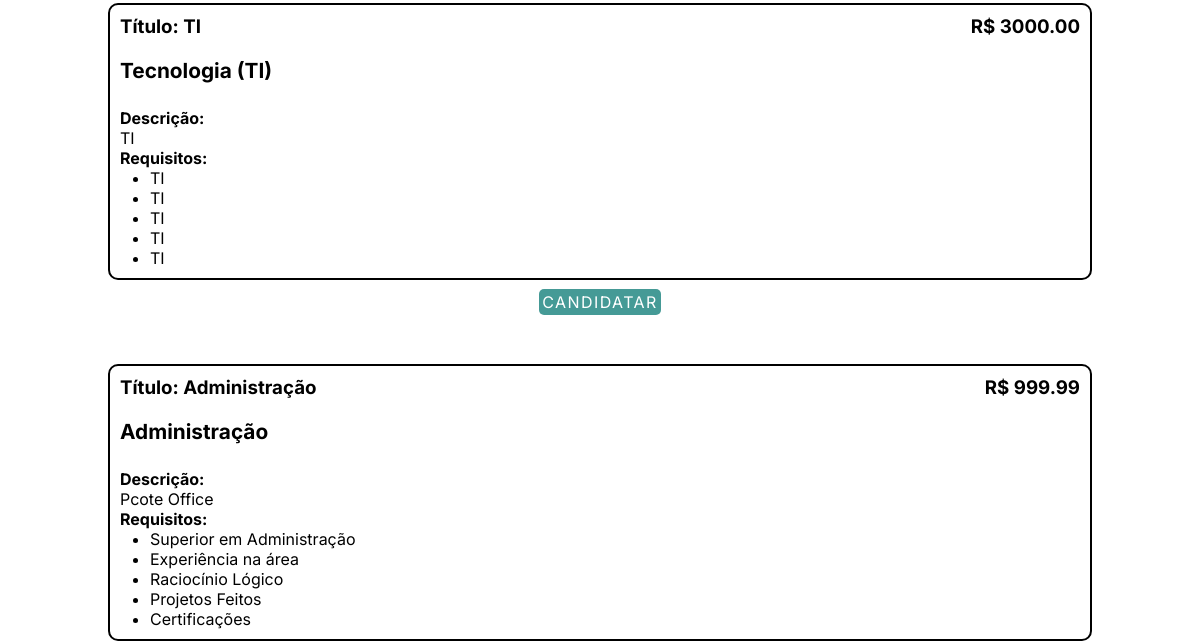
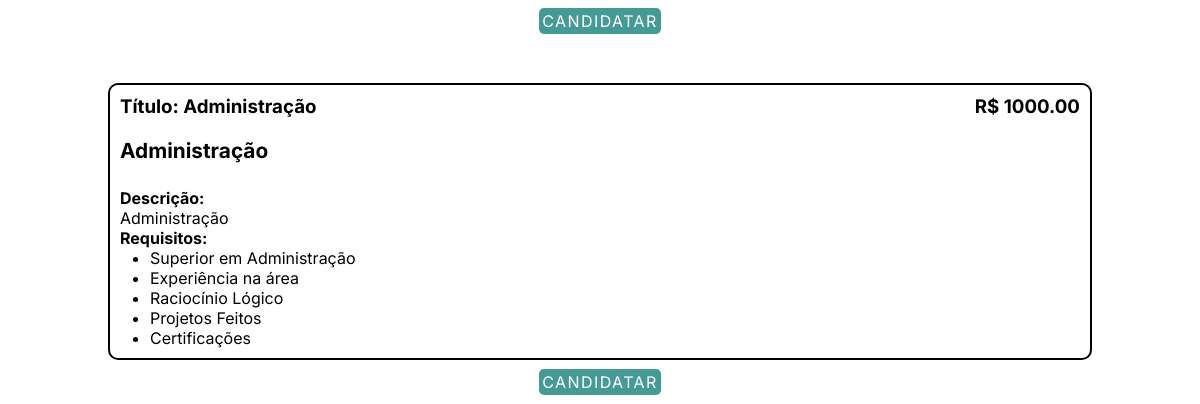
The app's page /login_cadastro/Cand/vagas1.php?email=tiagou@gmail.com&senha=$@DWSEFAs&sm=2&id=1 (signed in, lower part), older data (2 pictures, top to bottom).
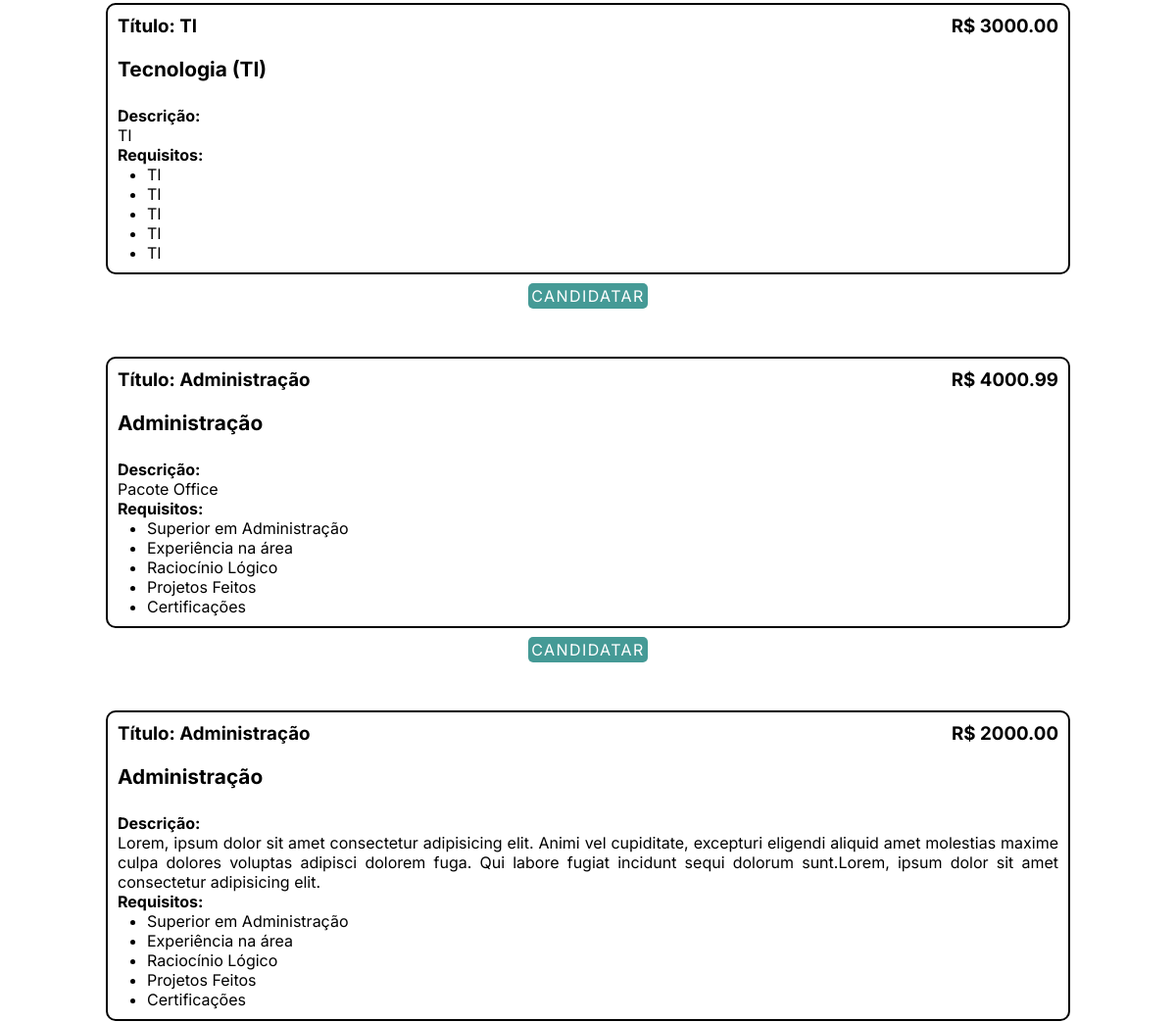
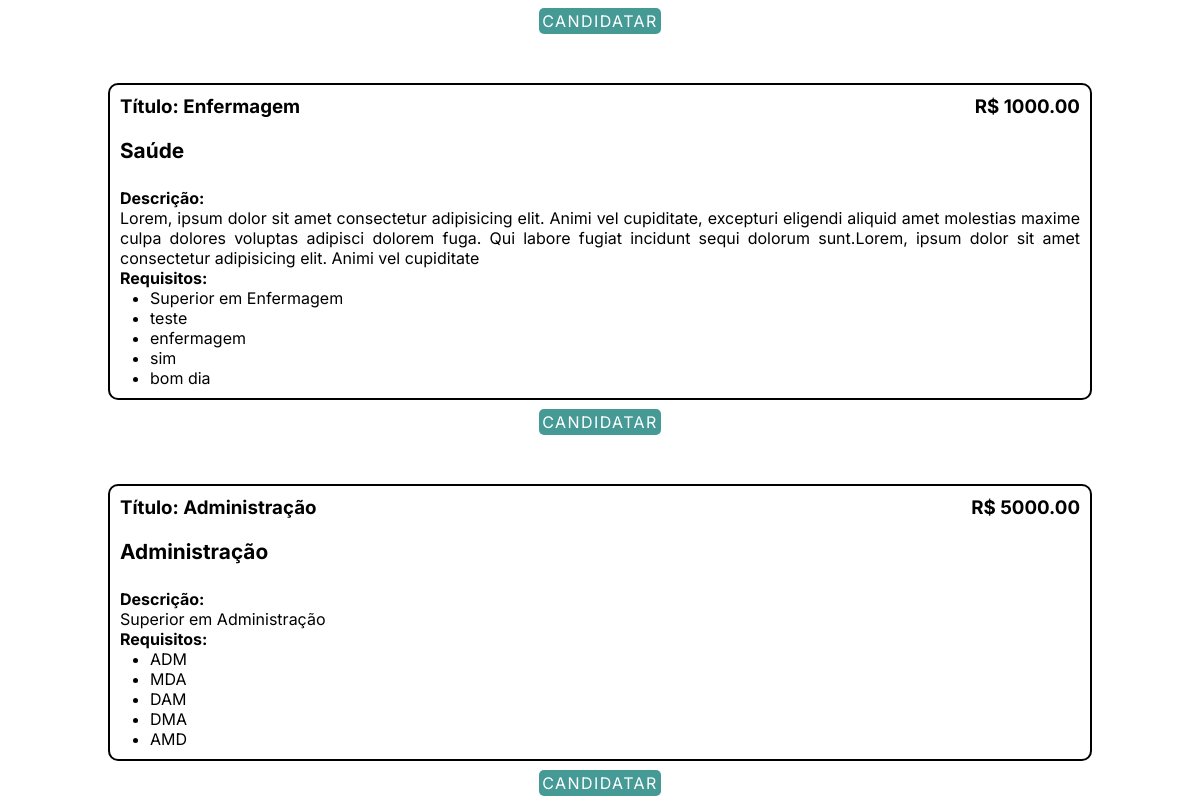
The same page, newer data (2 pictures, top to bottom).
### tables this page shows
CREATE TABLE `vagas` (
  `idVagas` int(11) NOT NULL AUTO_INCREMENT,
  `area` varchar(50) NOT NULL,
  `titulo` varchar(80) NOT NULL,
  `tipo_vaga` varchar(45) NOT NULL,
  `descricao` varchar(300) NOT NULL,
  `requisitos` varchar(45) NOT NULL,
  `requisitos2` varchar(45) DEFAULT NULL,
  `requisitos3` varchar(45) DEFAULT NULL,
  `requisitos4` varchar(45) DEFAULT NULL,
  `requisitos5` varchar(45) DEFAULT NULL,
  `pagamento` decimal(8,2) NOT NULL,
  `id_empresa` int(11) DEFAULT NULL,
  `id_adm` int(11) DEFAULT NULL,
  PRIMARY KEY (`idVagas`),
  KEY `id_empresa_idx` (`id_empresa`),
  KEY `fk_adm2_idx` (`id_adm`),
  CONSTRAINT `fk_adm2` FOREIGN KEY (`id_adm`) REFERENCES `administrador` (`idUsuarios`) ON DELETE SET NULL ON UPDATE CASCADE,
  CONSTRAINT `id_empresa` FOREIGN KEY (`id_empresa`) REFERENCES `empresas` (`idEmpresas`) ON DELETE SET NULL ON UPDATE CASCADE
);

### login_cadastro/Cand/vagas1.php (the view, shortened to what this page needs)
<!DOCTYPE html>
<html lang="pt-br">
<head>
    <link rel="stylesheet" href="css/header.css">
    <link href="https://unpkg.com/boxicons@2.1.4/css/boxicons.min.css" rel="stylesheet" />
</head>
<body>
</body>
</html>
<?php
if(urldecode($_GET['email']) && urldecode($_GET['senha']) && urldecode($_GET['sm']) && urldecode($_GET['id'])){
    class Resultado{
        public function ver($a, $b, $c, $d){
            include "../configs/config.php";
            $sql = ("SELECT * FROM vagas WHERE id_empresa != 'NULL'");
            $query = $conexao1->query($sql);
            if($query->num_rows > 0){
                while($linha = $query->fetch_assoc()){
                    echo '<div style="width: 100vw; display: flex; justify-content: center;">
                    <div style="width: 80%; border: 2px solid black; margin-top: 5vh; border-radius: 10px; padding: 10px;">
                    <div style="display: flex; justify-content: space-between;">'.'<h3>Título: '."{$linha['titulo']}".'</h3>'.'<h3>'.'R$ '."{$linha['pagamento']}".'</h3></div><br>'.'<h4 style="font-size: 1.3em;>'.'Área: </h4>'.'<p style="font-size: 1.2em;">'."{$linha['area']}".'</p><br>'.'<h4>Descrição:</h4>
                    <p style="text-align: justify;">'."{$linha['descricao']}".'</p><h4>Requisitos:</h4>
                    <ul style="margin-left: 30px;">'."<li>{$linha['requisitos']}</li><li>{$linha['requisitos2']}</li><li>{$linha['requisitos3']}</li><li>{$linha['requisitos4']}</li><li>{$linha['requisitos5']}</li>".'</ul>'.'<div style="width: 100%; display: flex; justify-content: center;">'.'</div>'.'</div></div>';?>
                    <center><a href='<?="aplicado.php?email={$a}&senha={$b}&sm={$c}&id={$d}&idvaga={$linha['idVagas']}"?>' style="line-height: 5.5vh;
                    margin-left: 25%;
                    margin-right: 25%;
                    text-align: center;
                    font-size: 1em;
                    padding: 3px;
                    position: relative;
                    width: 100%;
                    height: 5.5vh;
                    border-radius: 5px;
                    border: none;
                    margin-top: 4vh;
                    background-color: #459A96;
                    color: #fff;
                    cursor: pointer;
                    letter-spacing: 0.09em;
                    text-transform: uppercase;
                    transition-duration: 0.5s;">
        <?= $jaexiste->num_rows == 1 ? 'DESCANDIDATAR' : 'CANDiDATAR'; ?></a></center><?php
                }
            }
        }
    }
    $res = new Resultado(urlencode($_GET['email']), urlencode($_GET['senha']), urlencode($_GET['sm']), urlencode($_GET['id']));
    $res->ver($res->email, $res->senha, $res->sm, $res->id);
}
?>

Row changes from the older to the newer data that the page shows:
changed vagas: pagamento "999.99" → "4000.99"; descricao "Pcote Office" → "Pacote Office"
changed vagas: pagamento "1000.00" → "2000.00"; descricao "Administração" → "Lorem, ipsum dolor sit amet consectetur adipisicing elit. Animi vel cupiditate, excepturi eligendi aliquid amet molestias maxime culpa dolores voluptas adipisci dolorem fuga. Qui labore fugiat incidunt sequi dolorum sunt.Lorem, ipsum dolor sit amet consectetur adipisicing elit."
added vagas: titulo "Enfermagem", pagamento "1000.00", area "Saúde", descricao "Lorem, ipsum dolor sit amet consectetur adipisicing elit. Animi vel cupiditate, excepturi eligendi aliquid amet molestias maxime culpa dolores voluptas adipisci dolorem fuga. Qui labore fugiat incidunt sequi dolorum sunt.Lorem, ipsum dolor sit amet consectetur adipisicing elit. Animi vel cupiditate", requisitos "Superior em Enfermagem", requisitos2 "teste", requisitos3 "enfermagem", requisitos4 "sim", requisitos5 "bom dia"
added vagas: titulo "Administração", pagamento "5000.00", area "Administração", descricao "Superior em Administração", requisitos "ADM", requisitos2 "MDA", requisitos3 "DAM", requisitos4 "DMA", requisitos5 "AMD"
